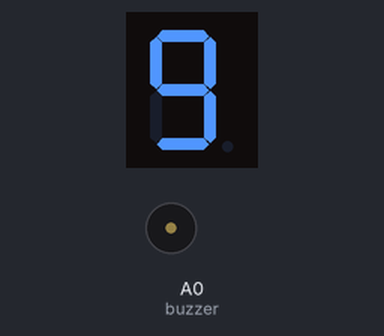
Recording of a sketch running on a simulated Arduino Uno, built with avr-gcc and run on an emulated ATmega328P. Parts: 1-digit seven-segment display, buzzer (waves = sounding, pin HIGH). Wiring (inferred from the names in the program): 1-digit 7-segment display, segments lit when HIGH: segments pin 11, pin 10, A1, A2, A3, pin 12, pin 13. The segment pins are drawn as the display they are named for; pins used as bus, display or sensor lines are not drawn.

Above: at 0.1 s.
At 2.1 s:
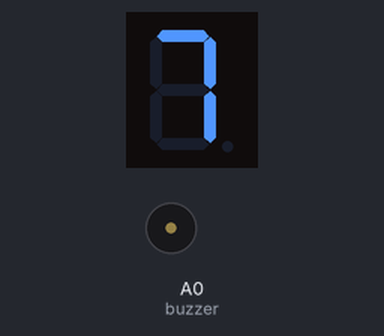
At 5.1 s:
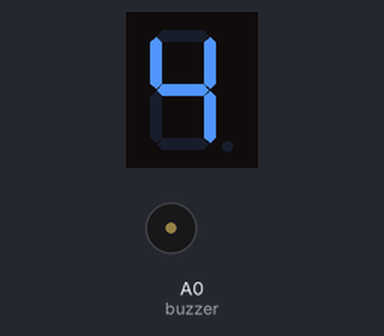
At 10.1 s:
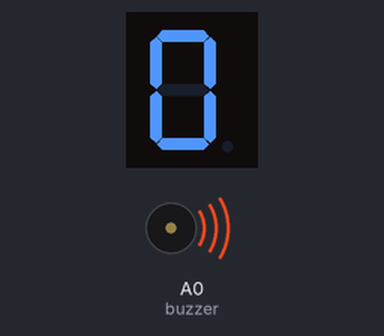
Timing chart, 0 to 39.5 s (numbered marks = the images above):
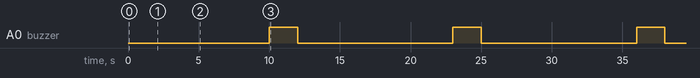

The sketch:

BUZZER_7.ino
```cpp
#include <Keypad.h>

// Pin 7-segment display
int a = 11;
int b = 10;
int c = A1;
int d = A2;
int e = A3;
int f = 12;
int g = 13;

// Pin untuk buzzer
int buzzer = A0;

// Konfigurasi keypad
const byte ROWS = 4; // Jumlah baris pada keypad
const byte COLS = 4; // Jumlah kolom pada keypad

char keys[ROWS][COLS] = {
  {'1', '2', '3', 'A'},
  {'4', '5', '6', 'B'},
  {'7', '8', '9', 'C'},
  {'*', '0', '#', 'D'}
};

byte rowPins[ROWS] = {9, 8, 7, 6};    // Pin baris keypad
byte colPins[COLS] = {5, 4, 3, 2};    // Pin kolom keypad

Keypad keypad = Keypad(makeKeymap(keys), rowPins, colPins, ROWS, COLS);

void setup() {
  pinMode(a, OUTPUT);
  pinMode(b, OUTPUT);
  pinMode(c, OUTPUT);
  pinMode(d, OUTPUT);
  pinMode(e, OUTPUT);
  pinMode(f, OUTPUT);
  pinMode(g, OUTPUT);
  pinMode(buzzer, OUTPUT);
  digitalWrite(buzzer, LOW);  // Pastikan buzzer off di awal
}

void loop() {
  // Looping dari 9 ke 0
  for (int i = 9; i >= 0; i--) {
    segment(i);  // Tampilkan angka
    if (i == 0) {
      digitalWrite(buzzer,  HIGH);  // Nyalakan buzzer saat angka 0
      delay(2000);  // Buzzer menyala selama 0.5 detik
      digitalWrite(buzzer, LOW);  // Matikan buzzer setelah itu
    }
    delay(1000);  // Tunda 1 detik antara angka
  }
}

void segment(int angka) {
  if (angka == 0) {
    digitalWrite(a, HIGH);
    digitalWrite(b, HIGH);
    digitalWrite(c, HIGH);
    digitalWrite(d, HIGH);
    digitalWrite(e, HIGH);
    digitalWrite(f, HIGH);
    digitalWrite(g, LOW);
    delay(1000);
  }
  if (angka == 1) {
    digitalWrite(a, LOW);
    digitalWrite(b, HIGH);
    digitalWrite(c, HIGH);
    digitalWrite(d, LOW);
    digitalWrite(e, LOW);
    digitalWrite(f, LOW);
    digitalWrite(g, LOW);
  }
  if (angka == 2) {
    digitalWrite(a, HIGH);
    digitalWrite(b, HIGH);
    digitalWrite(c, LOW);
    digitalWrite(d, HIGH);
    digitalWrite(e, HIGH);
    digitalWrite(f, LOW);
    digitalWrite(g, HIGH);
  }
  if (angka == 3) {
    digitalWrite(a, HIGH);
    digitalWrite(b, HIGH);
    digitalWrite(c, HIGH);
    digitalWrite(d, HIGH);
    digitalWrite(e, LOW);
    digitalWrite(f, LOW);
    digitalWrite(g, HIGH);
  }
  if (angka == 4) {
    digitalWrite(a, LOW);
    digitalWrite(b, HIGH);
    digitalWrite(c, HIGH);
    digitalWrite(d, LOW);
    digitalWrite(e, LOW);
    digitalWrite(f, HIGH);
    digitalWrite(g, HIGH);
  }
  if (angka == 5) {
    digitalWrite(a, HIGH);
    digitalWrite(b, LOW);
    digitalWrite(c, HIGH);
    digitalWrite(d, HIGH);
    digitalWrite(e, LOW);
    digitalWrite(f, HIGH);
    digitalWrite(g, HIGH);
  }
  if (angka == 6) {
    digitalWrite(a, HIGH);
    digitalWrite(b, LOW);
    digitalWrite(c, HIGH);
    digitalWrite(d, HIGH);
    digitalWrite(e, HIGH);
    digitalWrite(f, HIGH);
    digitalWrite(g, HIGH);
  }
  if (angka == 7) {
    digitalWrite(a, HIGH);
    digitalWrite(b, HIGH);
    digitalWrite(c, HIGH);
    digitalWrite(d, LOW);
    digitalWrite(e, LOW);
    digitalWrite(f, LOW);
    digitalWrite(g, LOW);
  }
  if (angka == 8) {
    digitalWrite(a, HIGH);
    digitalWrite(b, HIGH);
    digitalWrite(c, HIGH);
    digitalWrite(d, HIGH);
    digitalWrite(e, HIGH);
    digitalWrite(f, HIGH);
    digitalWrite(g, HIGH);
  }
  if (angka == 9) {
    digitalWrite(a, HIGH);
    digitalWrite(b, HIGH);
    digitalWrite(c, HIGH);
    digitalWrite(d, HIGH);
    digitalWrite(e, LOW);
    digitalWrite(f, HIGH);
    digitalWrite(g, HIGH);
  }
}

//no 7
```

Measured:
- by itself, A0 (buzzer): alternates HIGH for 2.0 s and LOW for 11.0 s
- by itself, everything shown: repeats every 13.0 s, in 12 steps
- what the display in image 1 shows lasts 1.0 s, from 2.0 s to 3.0 s
